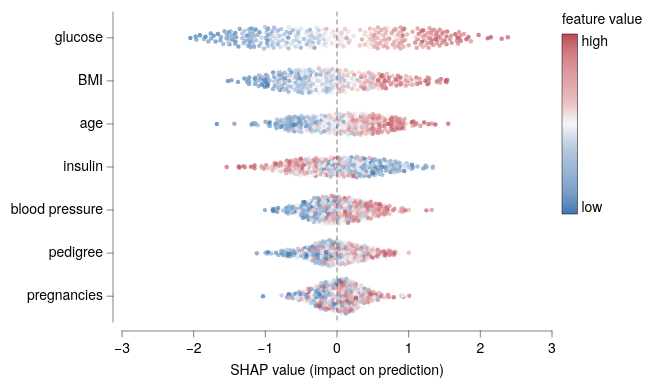

The specification (Vega-Lite) saved for this image:
### Vega-Lite specification from a JSON file in a GitHub repository (floating-point values rounded to 4 significant figures; data arrays with more than 128 entries replaced by an {"elided": "..."} marker saying what was removed)
{"background": null, "config": {"arc": {"fill": "#DBDBDB", "fillOpacity": 1.0, "innerRadius": 38.75, "padAngle": 0.03, "stroke": "black", "strokeOpacity": 1, "strokeWidth": 0.25}, "area": {"fill": "#DBDBDB", "fillOpacity": 1.0, "stroke": "black", "strokeOpacity": 1, "strokeWidth": 0.25}, "axis": {"domain": true, "domainCap": "round", "domainColor": "black", "domainWidth": 0.25, "grid": false, "gridCap": "round", "gridColor": "#F1F1F1", "gridDash": [0, 0], "gridOpacity": 1.0, "gridWidth": 0.25, "labelColor": "black", "labelFont": "Helvetica Neue, HelveticaNeue, Helvetica, Arial, sans-serif", "labelFontSize": 7, "labelFontStyle": "normal", "labelFontWeight": 400, "offset": 4.5, "ticks": true, "tickCap": "round", "tickColor": "black", "tickRound": false, "tickSize": 3, "tickWidth": 0.25, "titleColor": "black", "titleFont": "Helvetica Neue, HelveticaNeue, Helvetica, Arial, sans-serif", "titleFontSize": 7, "titleFontStyle": "normal", "titleFontWeight": 400}, "axisX": {"domain": true, "labelAlign": "center", "labelAngle": 0, "labels": true, "ticks": true, "translate": 0}, "axisY": {"domain": true, "labelAlign": "right", "labelAngle": 0, "labels": true, "ticks": true, "translate": 0}, "axisRight": {"domain": true, "labelAlign": "left", "labelAngle": 0, "labels": true, "ticks": true, "translate": 0}, "axisTop": {"domain": true, "labelAlign": "center", "labelAngle": 0, "labels": true, "ticks": true, "translate": 0}, "axisBand": {"tickOffset": 0}, "bar": {"fill": "#DBDBDB", "fillOpacity": 1.0, "stroke": "black", "strokeOpacity": 1, "strokeWidth": 0.25}, "boxplot": {"size": 13.95, "ticks": {"cornerRadius": 0.25, "fill": "black", "opacity": 1, "size": 6.975, "thickness": 0.25}, "box": {"fillOpacity": 1.0, "stroke": "black", "strokeOpacity": 1, "strokeWidth": 0.25}, "median": {"cornerRadius": 0, "fill": "black", "fillOpacity": 1.0, "opacity": 1, "size": 13.95, "thickness": 0.25}, "rule": {"fill": "black", "fillOpacity": 1.0, "size": 15.5, "stroke": "black", "strokeDash": [0, 0], "strokeOpacity": 1, "strokeWidth": 0.25}, "outliers": {"color": "black", "fill": "black", "fillOpacity": 1.0, "size": 0, "stroke": "black", "strokeOpacity": 1, "strokeWidth": 0.25}}, "circle": {"fill": "black", "fillOpacity": 1.0, "size": 0.775, "stroke": null, "strokeOpacity": 1, "strokeWidth": 0.25}, "errorband": {"band": {"fillOpacity": 0.6, "stroke": null, "strokeWidth": 0.25, "strokeOpacity": 1}, "borders": {"opacity": 0, "strokeOpacity": 0.25, "strokeWidth": 1}}, "errorbar": {"opacity": 1, "rule": {"strokeDash": [0, 0], "strokeWidth": 0.25}, "ticks": {"color": "black", "cornerRadius": 0.125, "opacity": 1, "size": 9.3, "thickness": 0.25}, "thickness": 0.25}, "font": "Helvetica Neue, HelveticaNeue, Helvetica, Arial, sans-serif", "geoshape": {"fill": "#DBDBDB", "fillOpacity": 1.0, "stroke": "black", "strokeOpacity": 1, "strokeWidth": 0.25}, "header": {"labelColor": "black", "labelFont": "Helvetica Neue, HelveticaNeue, Helvetica, Arial, sans-serif", "labelFontSize": 7, "labelFontStyle": "normal", "labelFontWeight": 400, "titleColor": "black", "titleFont": "Helvetica Neue, HelveticaNeue, Helvetica, Arial, sans-serif", "titleFontSize": 7, "titleFontStyle": "normal", "titleFontWeight": 400, "titlePadding": 0}, "legend": {"disable": false, "offset": 4.5, "titlePadding": 4, "labelOffset": 2, "gradientLabelOffset": 2, "gradientLength": 77.5, "gradientThickness": 7.75, "gradientOpacity": 1.0, "gradientStrokeColor": "black", "gradientStrokeWidth": 0.25, "labelColor": "black", "labelFont": "Helvetica Neue, HelveticaNeue, Helvetica, Arial, sans-serif", "labelFontSize": 7, "labelFontStyle": "normal", "labelFontWeight": 400, "strokeColor": "black", "strokeWidth": 0, "symbolSize": 42, "symbolStrokeColor": "black", "symbolStrokeWidth": 0.25, "titleColor": "black", "titleFont": "Helvetica Neue, HelveticaNeue, Helvetica, Arial, sans-serif", "titleFontSize": 7, "titleFontStyle": "normal", "titleFontWeight": 400}, "line": {"color": "black", "stroke": "black", "strokeCap": "round", "strokeDash": [0, 0], "strokeOpacity": 1, "strokeWidth": 0.375}, "point": {"filled": true, "fill": "#DBDBDB", "fillOpacity": 1.0, "size": 7.75, "stroke": "black", "strokeOpacity": 1, "strokeWidth": 0.25}, "range": {"category": ["#C6D9F1", "#F1C9CB", "#FEF0B9", "#CEE37A", "#7AA8E0", "#E589A3", "#FDDD5D", "#68B961", "#4177B1", "#C35082", "#E5C227", "#438156"], "diverging": {"scheme": ["#C35082", "#CE6D94", "#D989A7", "#E2A4BA", "#EABFCE", "#F1DBE2", "#F6F6F6", "#D7E0EB", "#B9CBE0", "#9BB6D5", "#7DA1C9", "#5F8CBD", "#4177B1"]}, "heatmap": {"scheme": ["#32022B", "#43044D", "#4C196E", "#4D338C", "#484DA6", "#3A68BB", "#1D83CA", "#1D9CCB", "#23B5C9", "#28CDC5", "#4DE0B4", "#91EE9F"]}, "ordinal": {"scheme": ["#F1F1F1", "#DBDBDB", "#C6C6C6", "#B2B2B2", "#9D9D9D", "#898989", "#767676", "#636363", "#515151", "#404040", "#2F2F2F", "#1F1F1F"]}, "ramp": {"scheme": ["#32022B", "#43044D", "#4C196E", "#4D338C", "#484DA6", "#3A68BB", "#1D83CA", "#1D9CCB", "#23B5C9", "#28CDC5", "#4DE0B4", "#91EE9F"]}}, "rule": {"color": "black", "stroke": "black", "strokeCap": "round", "strokeDash": [2, 2], "strokeOpacity": 1, "strokeWidth": 0.25}, "scale": {"bandPaddingInner": 0.1, "bandPaddingOuter": 0.1, "round": false}, "rect": {"fill": "#DBDBDB", "fillOpacity": 1.0, "stroke": "black", "strokeOpacity": 1, "strokeWidth": 0.25}, "square": {"fill": "#DBDBDB", "fillOpacity": 1.0, "size": 15.5, "stroke": "black", "strokeOpacity": 1, "strokeWidth": 0.25}, "text": {"color": "black", "font": "Helvetica Neue, HelveticaNeue, Helvetica, Arial, sans-serif", "fontSize": 7, "fontStyle": "normal", "fontWeight": 400}, "tick": {"color": "black", "cornerRadius": 0.125, "opacity": 1.0, "size": 13.95, "thickness": 0.25}, "title": {"anchor": "middle", "frame": "group", "color": "black", "font": "Helvetica Neue, HelveticaNeue, Helvetica, Arial, sans-serif", "fontSize": 7, "fontStyle": "normal", "fontWeight": 400, "subtitleColor": "black", "subtitleFont": "Helvetica Neue, HelveticaNeue, Helvetica, Arial, sans-serif", "subtitleFontSize": "Helvetica Neue, HelveticaNeue, Helvetica, Arial, sans-serif", "subtitleFontStyle": "normal", "subtitleFontWeight": 400}, "trail": {"color": "black", "opacity": 1, "size": 0.375}, "view": {"continuousWidth": 215, "continuousHeight": 155, "discreteWidth": 215, "discreteHeight": 155, "fill": null, "stroke": null, "strokeWidth": 0.25}}, "layer": [{"data": {"name": "data-c0314b23f1fd34268519485b655935f4"}, "mark": {"type": "circle", "opacity": 0.75, "size": 5}, "encoding": {"color": {"field": "value", "legend": {"gradientLength": 90, "labelExpr": "datum.value == 0 ? 'low' : 'high'", "title": "feature value", "values": [0, 1]}, "scale": {"range": ["#4177B1", "#7DA1C9", "#9BB6D5", "#B9CBE0", "#F6F6F6", "#E8BDBF", "#DFA1A5", "#D4858B", "#BC4A5A"]}, "type": "quantitative"}, "x": {"field": "shap", "scale": {"domain": [-3, 3]}, "title": "SHAP value (impact on prediction)", "type": "quantitative"}, "y": {"field": "feature", "sort": ["glucose", "BMI", "age", "insulin", "blood pressure", "pedigree", "pregnancies"], "title": null, "type": "nominal"}, "yOffset": {"field": "off", "type": "quantitative"}}}, {"data": {"values": [{"__dysonsphere__": 1}]}, "mark": {"type": "rule", "opacity": 1.0}, "encoding": {"x": {"datum": 0.0}}}], "$schema": "https://vega.github.io/schema/vega-lite/v6.4.1.json", "datasets": {"data-c0314b23f1fd34268519485b655935f4": {"elided": "2100 records"}}}
